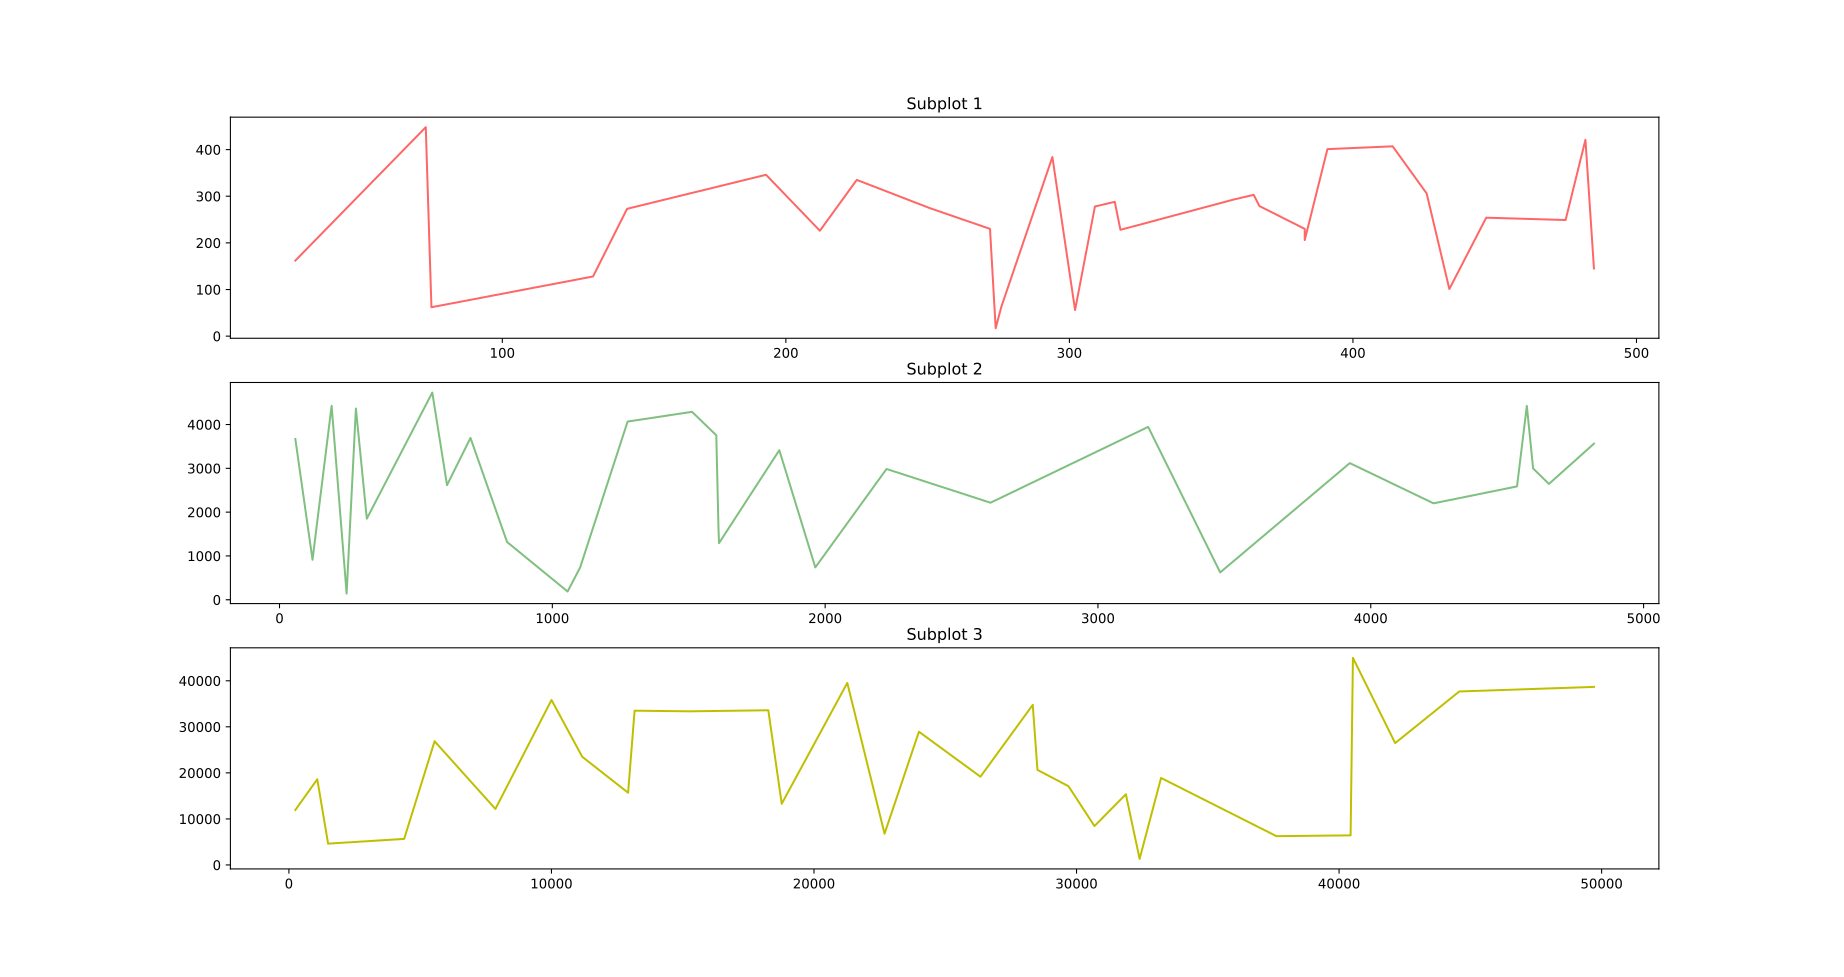

Source code (Python):
# Date 19-06-2021

import matplotlib.pyplot as plt
import numpy as np


def x(max_value=9999, i=30):
    arr = np.random.randint(max_value, size=i)
    arr.sort()
    return arr


def y(max_value=9999, i=30): return np.random.randint(max_value, size=i)


plt.subplot(3, 1, 1)
plt.plot(x(500), y(500), color='r', alpha=.6)
plt.title('Subplot 1')
plt.subplot(3, 1, 2)
plt.plot(x(5000), y(5000), color='g', alpha=.5)
plt.title('Subplot 2')
plt.subplot(3, 1, 3)
plt.plot(x(50000), y(50000), color='y')
plt.title('Subplot 3')
plt.show()
